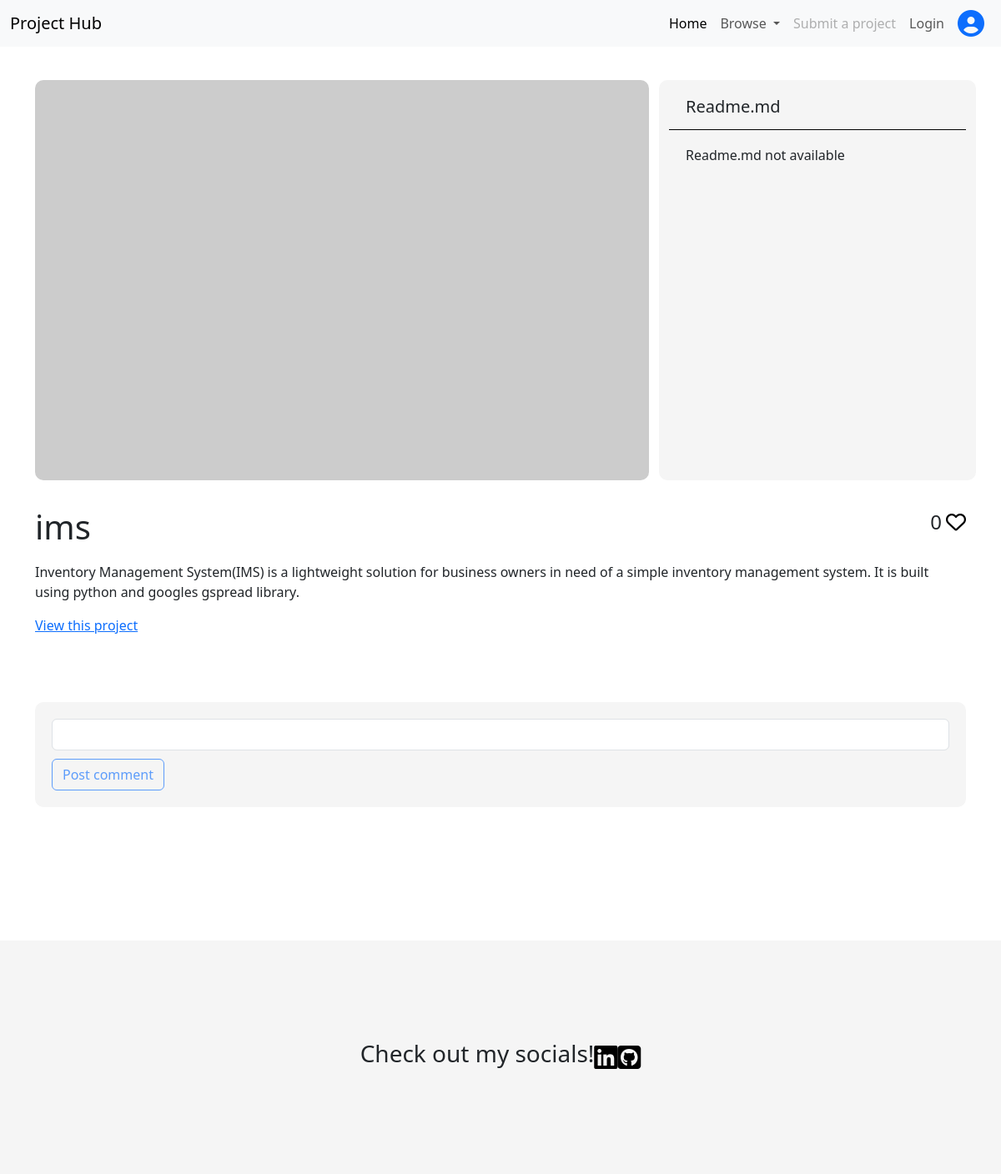
Page /project/ims/ on the earlier database version.
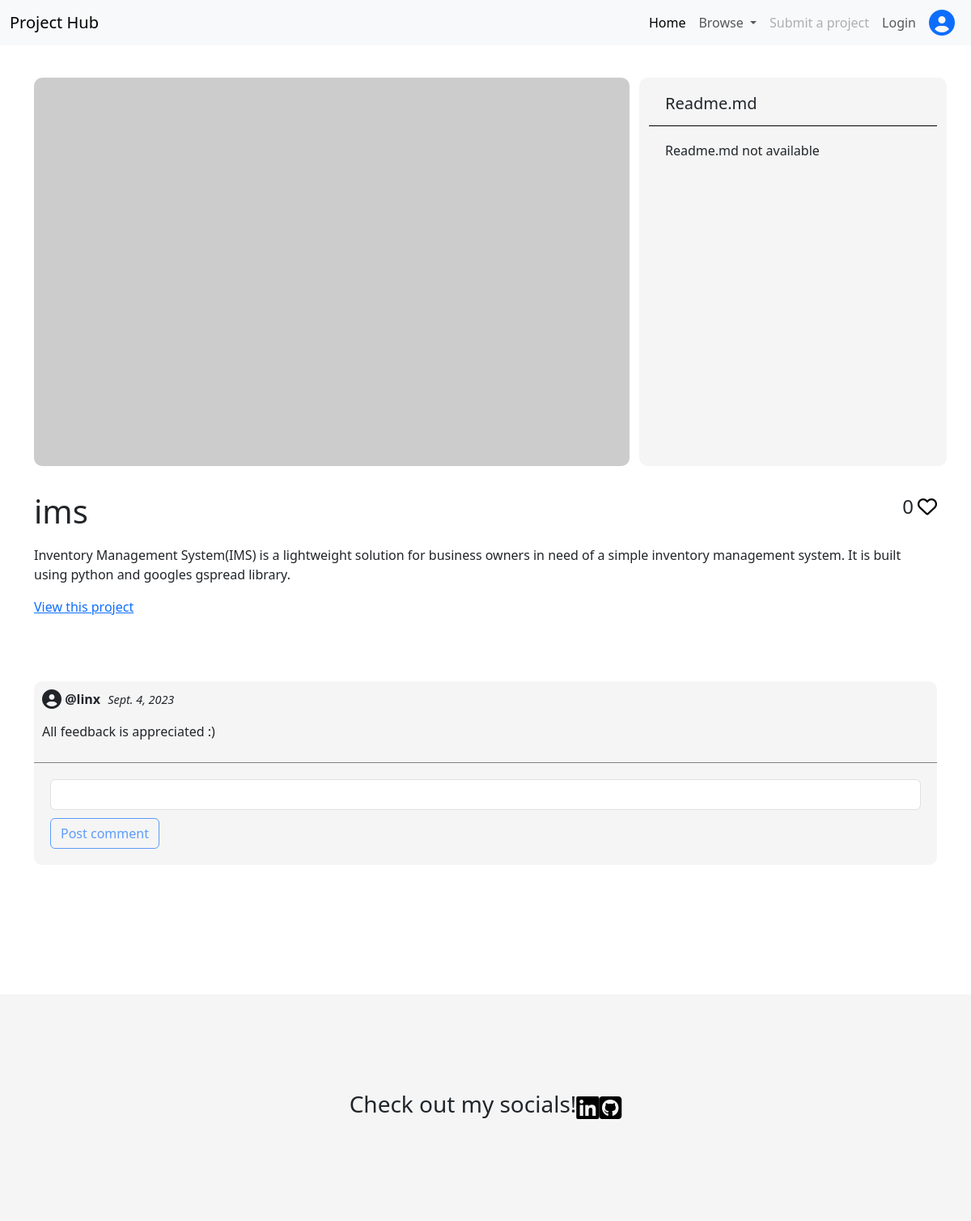
Same page on the later database version.
### hub_main/models.py (models this page shows, shortened)
class Post(models.Model):
    title = models.CharField(max_length=200, blank=False)
    slug = models.SlugField(max_length=200, unique=True)
    author = models.ForeignKey(User, on_delete=models.CASCADE, related_name='project_post')
    Category = models.ForeignKey(Category, on_delete=models.CASCADE, related_name='categories')
    created_on = models.DateField(auto_now_add=True)
    description = models.TextField()
    likes = models.ManyToManyField(User, related_name='liked_posts', null=True, blank=True)
    live_link = models.URLField(blank=False)
    github_repo_link = models.URLField()
    class Meta:
        ordering = ['created_on']
    def number_of_likes(self):
        return self.likes.count()

class Comment(models.Model):
    body = models.TextField()
    user = models.ForeignKey(User, on_delete=models.CASCADE)
    post = models.ForeignKey(Post, on_delete=models.CASCADE, related_name='comments')
    created_on = models.DateField(auto_now_add=True)
    class Meta:
        ordering = ['-created_on']

### hub_main/views.py (the view)
# urls.py: path('project/<slug:slug>/', views.project_details, name='project_details'),
def project_details(request, slug):
    post = get_object_or_404(Post.objects.all(), slug=slug)
    comments = post.comments.all().order_by('created_on')
    liked = False
    if post.likes.filter(id=request.user.id).exists():
        liked = True
    context = {
        'post' : post,
        'comments' : comments,
        'liked' : liked,
        'author' : post.author
    }
    return render(request, 'project_details.html', context)

### hub_main/templates/project_details.html (shortened to what this page needs)
{% extends "base.html" %}
{% load static %}
{% block content %}
<section>
    <div class="container">
        <div class="grid">
            <div class="row">
                <div class="col-md-8 col-12 project-image">
                    <img src="https://picsum.photos/500" alt="">
                </div>
                <div class="col-md-4 col-12 readme-section">
                    <h5 id="readme-header">Readme.md</h5>
                    <div class="project-readme">
                    </div>
                </div>
            </div>
        </div>
        <div class="project-data">
            <div class="title-likes-container">
                <h1>{{ post.title }}</h1>
                <div class="likes">
                    <p>{{ post.number_of_likes }}</p>
                    <form action="{% url 'like_post' post.id %}" method="POST">
                        {% if liked %}
                        <button style="border: none; background-color: inherit;" type="submit"><i id="like" class="fa-solid fa-heart"></i></button>
                        {% else %}
                        <button style="border: none; background-color: inherit;" type="submit"><i id="like" class="fa-regular fa-heart"></i></button>
                        {% endif %}
                    </form>
                </div>
            </div>
            <p>{{ post.description }}</p>
            <a href="{{ post.live_link }}" target="_blank" style="width: max-content;">View this project</a>
        </div>
    </div>
</section>
<div class="container">
    <div class="comment-section">
        {% for comment in comments %}
            <div class="comment">
                <i class="fa-solid fa-circle-user fa-xl"></i>
                <span class="comment-author"><strong>@{{ comment.user }}</strong></span>
                <span class="comment-date"><em>{{ comment.created_on }}</em></span>
                <p class="comment-body">{{ comment.body | linebreaks }}</p>
            </div>
        {% endfor %}
        <div id="post-comment">
            <form method="POST" action="{% url 'post_comment' post.id %}">
                <input type="text" class="form-control" name="comment_body" id="comment-input">
                {% if user.is_authenticated %}
                    <input type="submit" class="btn btn-outline-primary" value="Post comment" id="comment-btn">
                {% else %}
                    <input type="submit" class="btn btn-outline-primary" value="Post comment" id="comment-btn" disabled>
                {% endif %}
            </form>
        </div>
    </div>
</div>
{% endblock %}

### hub_main/templates/base.html (shortened to what this page needs)
{% load static %}
<!DOCTYPE html>
<html lang="en">
<head>
    <link rel="stylesheet" href="https://cdn.jsdelivr.net/npm/bootstrap@5.3.1/dist/css/bootstrap.min.css">
    <link rel="stylesheet" href="{% static 'hub_main/css/styles.css' %}">
</head>
<body>
    <header>
        <nav class="navbar navbar-expand-lg bg-body-tertiary">
            <div class="container-fluid">
              <a class="navbar-brand" href="{% url 'home' %}">Project Hub</a>
              <div class="collapse navbar-collapse" id="navbarNavDropdown">
                <ul class="navbar-nav ms-auto">
                  <li class="nav-item">
                    <a class="nav-link active" aria-current="page" href="{% url 'home' %}">Home</a>
                  </li>
                  <li class="nav-item dropdown">
                    <a class="nav-link dropdown-toggle" href="#" role="button" data-bs-toggle="dropdown" aria-expanded="false">
                      Browse
                    </a>
                  </li>
                  {% if user.is_authenticated %}
                    <li class="nav-item">
                      <a class="nav-link" href="{% url 'project_submission' %}">Submit a project</a>
                    </li>
                  {% else %}
                    <li class="nav-item">
                      <a class="nav-link disabled" href="{% url 'project_submission' %}">Submit a project</a>
                    </li>
                  {% endif %}
                  {% if user.is_authenticated %}
                    <li class="nav-item">
                      <a class="nav-link" href="{% url 'logout' %}">Logout</a>
                    </li>
                  {% else %}
                    <li class="nav-item">
                      <a class="nav-link" href="{% url 'login' %}">Login</a>
                    </li>
                  {% endif %}
                  {% if user.is_authenticated %}
                  <li class="nav-link">
                    <a href="{% url 'profile_page' %}"><i class="fa-solid fa-circle-user fa-2xl"></i></a>
                  </li>
                  {% else %}
                  <li class="nav-link disabled">
                    <a href="#"><i class="fa-solid fa-circle-user fa-2xl"></i></a>
                  </li>
                  {% endif %}
                </ul>
              </div>
            </div>
          </nav>
    </header>
    <main>
        {% block content %}
        {% endblock %}
    </main>
</body>
<footer>
    <h3>Check out my socials!</h3>
    <a href="#"><i class="fa-brands fa-linkedin"></i></a>
    <a href="#"><i class="fa-brands fa-square-github"></i></a>
</footer>
</html>

### hub_main/static/hub_main/css/styles.css (style rules this page uses)
* { margin: 0; padding: 0; box-sizing: border-box; }
footer { margin-top: 20vh; height: 35vh; background-color: whitesmoke; display: flex; justify-content: center; align-items: center; font-size: 2rem; }
footer a { color: black; }
.project-image { margin-top: 5vh; }
.project-image img { width: 100%; height: 60vh; object-fit: cover; border-radius: 10px; }
.readme-section { margin-top: 5vh; border-radius: 10px; height: 60vh; background-color: whitesmoke; }
#readme-header { padding-left: 20px; padding-top: 20px; border-bottom: 1px solid black; padding-bottom: 15px; }
.project-readme { width: 100%; height: 85%; padding: 10px 20px; overflow: scroll; }
.project-data { margin-top: 4vh; display: flex; flex-direction: column; position: relative; }
.title-likes-container { display: flex; align-items: center; margin-bottom: 10px; }
.comment-section { margin-top: 10vh; background-color: whitesmoke; border-radius: 10px; }
.comment { padding: 10px; border-bottom: 1px solid gray; }
.comment-date { padding-left: 5px; font-size: 0.9em; }
#post-comment { padding: 20px; }
#comment-btn { margin-top: 10px; }
.likes { position: absolute; top: 0; right: 0; display: flex; align-items: center; font-size: x-large; }
.likes p { margin: 0; padding-right: 5px; }

Differences in the rows shown:
added Comment: user "linx", created_on "Sept. 4, 2023", body "All feedback is appreciated :)"
